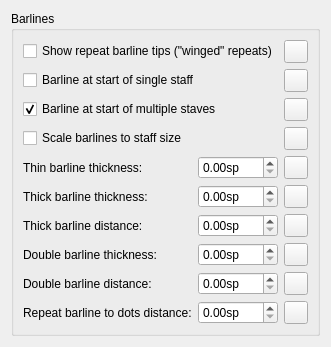
      <widget class="QWidget" name="PageBarlines">
       <layout class="QVBoxLayout" name="verticalLayout_17">
        <property name="spacing">
         <number>0</number>
        </property>
        <item>
         <widget class="QGroupBox" name="groupBox_barlines">
          <property name="title">
           <string>Barlines</string>
          </property>
          <layout class="QGridLayout" name="gridLayout_42">
           <item row="7" column="0">
            <widget class="QLabel" name="label_85">
             <property name="text">
              <string>Double barline thickness:</string>
             </property>
             <property name="buddy">
              <cstring>doubleBarWidth</cstring>
             </property>
            </widget>
           </item>
           <item row="4" column="1">
            <widget class="QDoubleSpinBox" name="barWidth">
             <property name="suffix">
              <string>sp</string>
             </property>
             <property name="singleStep">
              <double>0.010000000000000</double>
             </property>
            </widget>
           </item>
           <item row="5" column="2">
            <widget class="QToolButton" name="resetEndBarWidth">
             <property name="toolTip">
              <string>Reset to default</string>
             </property>
             <property name="accessibleName">
              <string>Reset 'Thin barline thickness' value</string>
             </property>
             <property name="text">
              <string notr="true"/>
             </property>
            </widget>
           </item>
           <item row="9" column="2">
            <widget class="QToolButton" name="resetRepeatBarlineDotSeparation">
             <property name="toolTip">
              <string>Reset to default</string>
             </property>
             <property name="accessibleName">
              <string>Reset 'Show repeat barline tips (&quot;winged&quot; repeats)' value</string>
             </property>
             <property name="text">
              <string notr="true"/>
             </property>
            </widget>
           </item>
           <item row="4" column="0">
            <widget class="QLabel" name="label_82">
             <property name="text">
              <string>Thin barline thickness:</string>
             </property>
             <property name="buddy">
              <cstring>barWidth</cstring>
             </property>
            </widget>
           </item>
           <item row="7" column="2">
            <widget class="QToolButton" name="resetDoubleBarWidth">
             <property name="toolTip">
              <string>Reset to default</string>
             </property>
             <property name="accessibleName">
              <string>Reset 'Barline at start of multiple staves' value</string>
             </property>
             <property name="text">
              <string notr="true"/>
             </property>
            </widget>
           </item>
           <item row="2" column="0" colspan="2">
            <widget class="QCheckBox" name="showStartBarlineMultiple">
             <property name="text">
              <string>Barline at start of multiple staves</string>
             </property>
             <property name="checked">
              <bool>true</bool>
             </property>
            </widget>
           </item>
           <item row="7" column="1">
            <widget class="QDoubleSpinBox" name="doubleBarWidth">
             <property name="suffix">
              <string>sp</string>
             </property>
             <property name="singleStep">
              <double>0.010000000000000</double>
             </property>
            </widget>
           </item>
           <item row="8" column="1">
            <widget class="QDoubleSpinBox" name="doubleBarDistance">
             <property name="suffix">
              <string>sp</string>
             </property>
             <property name="singleStep">
              <double>0.010000000000000</double>
             </property>
            </widget>
           </item>
           <item row="0" column="3">
            <spacer name="horizontalSpacer_48">
             <property name="orientation">
              <enum>Qt::Horizontal</enum>
             </property>
             <property name="sizeHint" stdset="0">
              <size>
               <width>0</width>
               <height>0</height>
              </size>
             </property>
            </spacer>
           </item>
           <item row="9" column="1">
            <widget class="QDoubleSpinBox" name="repeatBarlineDotSeparation">
             <property name="suffix">
              <string>sp</string>
             </property>
             <property name="singleStep">
              <double>0.010000000000000</double>
             </property>
            </widget>
           </item>
           <item row="0" column="2">
            <widget class="QToolButton" name="resetShowRepeatBarTips">
             <property name="toolTip">
              <string>Reset to default</string>
             </property>
             <property name="accessibleName">
              <string>Reset 'Repeat barline to dots distance' value</string>
             </property>
             <property name="text">
              <string notr="true"/>
             </property>
            </widget>
           </item>
           <item row="0" column="0" colspan="2">
            <widget class="QCheckBox" name="showRepeatBarTips">
             <property name="text">
              <string>Show repeat barline tips (&quot;winged&quot; repeats)</string>
             </property>
            </widget>
           </item>
           <item row="3" column="2">
            <widget class="QToolButton" name="resetScaleBarlines">
             <property name="toolTip">
              <string>Reset to default</string>
             </property>
             <property name="accessibleName">
              <string>Reset 'Thick barline distance' value</string>
             </property>
             <property name="text">
              <string notr="true"/>
             </property>
            </widget>
           </item>
           <item row="6" column="1">
            <widget class="QDoubleSpinBox" name="endBarDistance">
             <property name="suffix">
              <string>sp</string>
             </property>
             <property name="singleStep">
              <double>0.010000000000000</double>
             </property>
            </widget>
           </item>
           <item row="6" column="0">
            <widget class="QLabel" name="label_84">
             <property name="text">
              <string>Thick barline distance:</string>
             </property>
             <property name="buddy">
              <cstring>endBarDistance</cstring>
             </property>
            </widget>
           </item>
           <item row="3" column="0" colspan="2">
            <widget class="QCheckBox" name="scaleBarlines">
             <property name="text">
              <string>Scale barlines to staff size</string>
             </property>
            </widget>
           </item>
           <item row="1" column="2">
            <widget class="QToolButton" name="resetShowStartBarlineSingle">
             <property name="toolTip">
              <string>Reset to default</string>
             </property>
             <property name="accessibleName">
              <string>Reset 'Double barline distance' value</string>
             </property>
             <property name="text">
              <string notr="true"/>
             </property>
            </widget>
           </item>
           <item row="8" column="2">
            <widget class="QToolButton" name="resetDoubleBarDistance">
             <property name="toolTip">
              <string>Reset to default</string>
             </property>
             <property name="accessibleName">
              <string>Reset 'Barline at start of single staff' value</string>
             </property>
             <property name="text">
              <string notr="true"/>
             </property>
            </widget>
           </item>
           <item row="6" column="2">
            <widget class="QToolButton" name="resetEndBarDistance">
             <property name="toolTip">
              <string>Reset to default</string>
             </property>
             <property name="accessibleName">
              <string>Reset 'Scale barlines to staff size' value</string>
             </property>
             <property name="text">
              <string notr="true"/>
             </property>
            </widget>
           </item>
           <item row="5" column="1">
            <widget class="QDoubleSpinBox" name="endBarWidth">
             <property name="suffix">
              <string>sp</string>
             </property>
             <property name="singleStep">
              <double>0.010000000000000</double>
             </property>
            </widget>
           </item>
           <item row="2" column="2">
            <widget class="QToolButton" name="resetShowStartBarlineMultiple">
             <property name="toolTip">
              <string>Reset to default</string>
             </property>
             <property name="accessibleName">
              <string>Reset 'Double barline thickness' value</string>
             </property>
             <property name="text">
              <string notr="true"/>
             </property>
            </widget>
           </item>
           <item row="5" column="0">
            <widget class="QLabel" name="label_83">
             <property name="text">
              <string>Thick barline thickness:</string>
             </property>
             <property name="buddy">
              <cstring>endBarWidth</cstring>
             </property>
            </widget>
           </item>
           <item row="9" column="0">
            <widget class="QLabel" name="repeatBarlineDotSeparationLbl">
             <property name="text">
              <string>Repeat barline to dots distance:</string>
             </property>
             <property name="buddy">
              <cstring>repeatBarlineDotSeparation</cstring>
             </property>
            </widget>
           </item>
           <item row="8" column="0">
            <widget class="QLabel" name="label_86">
             <property name="text">
              <string>Double barline distance:</string>
             </property>
             <property name="buddy">
              <cstring>doubleBarDistance</cstring>
             </property>
            </widget>
           </item>
           <item row="4" column="2">
            <widget class="QToolButton" name="resetBarWidth">
             <property name="toolTip">
              <string>Reset to default</string>
             </property>
             <property name="accessibleName">
              <string>Reset 'Thick barline thickness' value</string>
             </property>
             <property name="text">
              <string notr="true"/>
             </property>
            </widget>
           </item>
           <item row="1" column="0" colspan="2">
            <widget class="QCheckBox" name="showStartBarlineSingle">
             <property name="text">
              <string>Barline at start of single staff</string>
             </property>
            </widget>
           </item>
          </layout>
         </widget>
        </item>
        <item>
         <spacer name="verticalSpacer_12">
          <property name="orientation">
           <enum>Qt::Vertical</enum>
          </property>
          <property name="sizeHint" stdset="0">
           <size>
            <width>0</width>
            <height>0</height>
           </size>
          </property>
         </spacer>
        </item>
       </layout>
      </widget>
